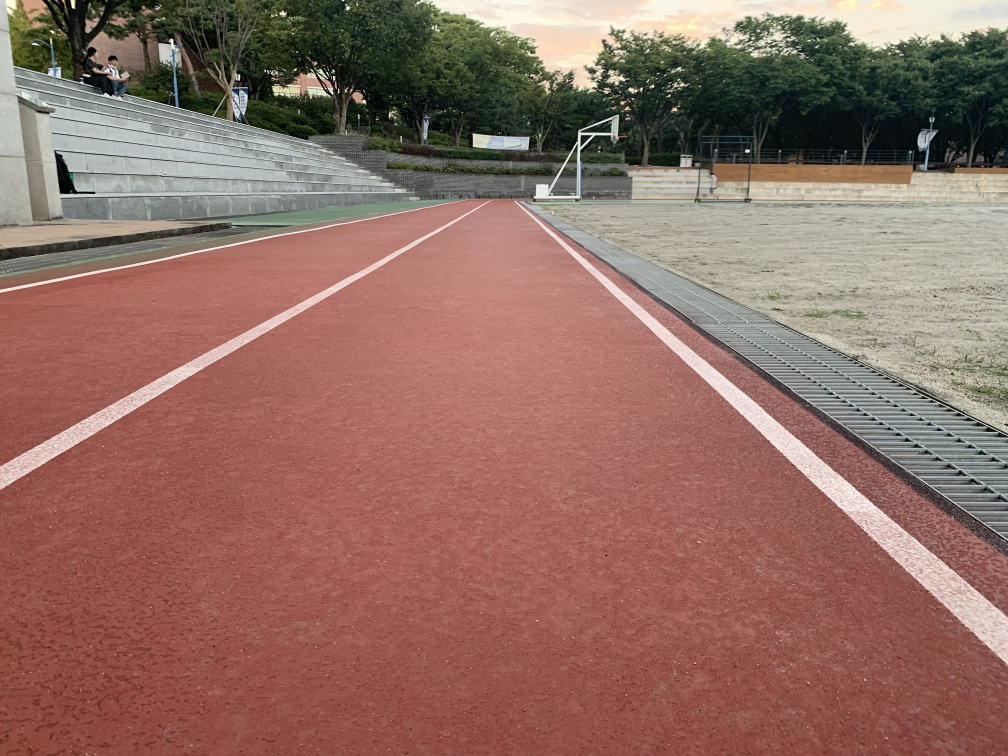
#> input picture image/TestTrack_1.png, 4032 x 3024 px (shown at 1/4 size)
$ python bitwise_and.py
#> lines starting #> are read from the running program, lines starting #| are printed output that depends on the picture; after the words box and inside, x2 and y2 are one past the last pixel; in counts of white or black regions, pixels touching at a corner belong together
import cv2
import numpy as np

def canny(image):
    gray = cv2.cvtColor(image, cv2.COLOR_RGB2GRAY) # 3 Channel -> 1 Channel
    blur = cv2.GaussianBlur(gray, (5, 5), 0)
    canny = cv2.Canny(blur, 50, 400)
    return canny

def region_of_interest(image):
    height = image.shape[0]
    polygons = np.array([
        [(-350, height), (850, height), (320, 110)]
    ])
    mask = np.zeros_like(image)
    cv2.fillPoly(mask, polygons, 255)
    masked_image = cv2.bitwise_and(image, mask)
    return masked_image

image = cv2.imread('../image/TestTrack_1.png', 1)
#> image is the input picture: shape (3024, 4032, 3); mean B, G, R 99.2, 109.3, 144.6
image = cv2.resize(image, dsize=(640, 480), interpolation=cv2.INTER_AREA)
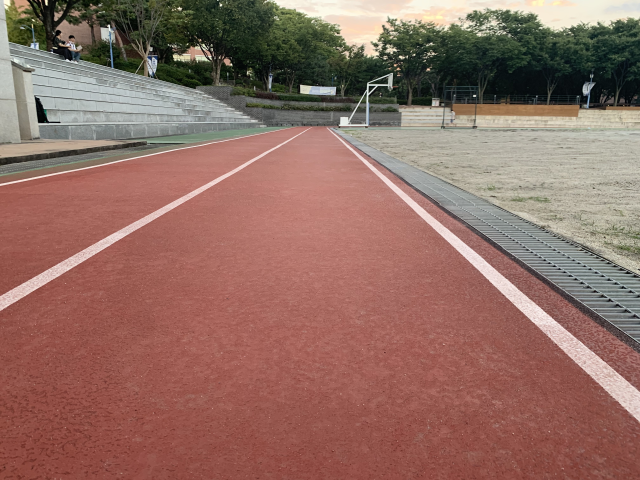
#> image: shape (480, 640, 3); mean B, G, R 99.2, 109.3, 144.6

lane_image = np.copy(image)
canny = canny(lane_image)
#> in canny, `gray = cv2.cvtColor(image, cv2.COLOR_RGB2GRAY)`:
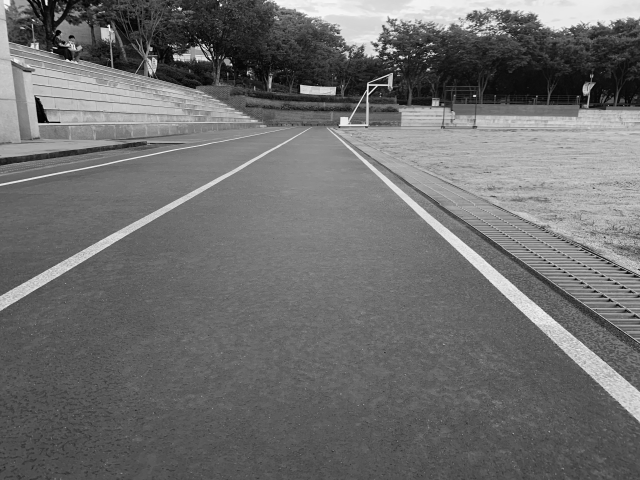
#> gray: shape (480, 640); min 1, max 250, mean 110.2
#> in canny, `canny = cv2.Canny(blur, 50, 400)`:
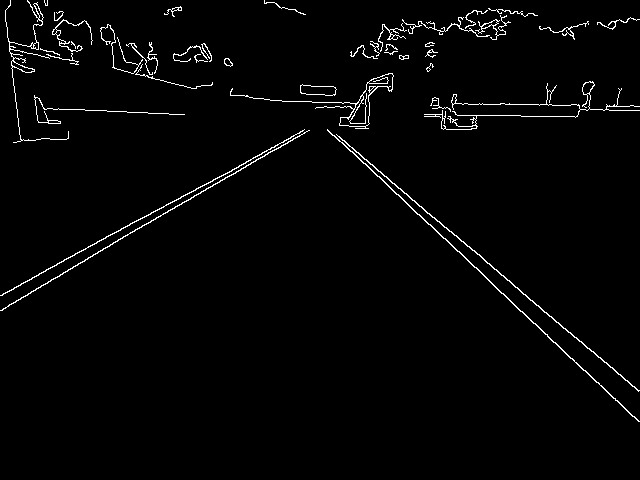
#> canny: shape (480, 640); 2.1% white in thin lines or dots, all inside (x1, y1, x2, y2) = (0, 0, 640, 422)
cropped_image = region_of_interest(canny)
#> in region_of_interest, `cv2.fillPoly(mask, polygons, 255)`:
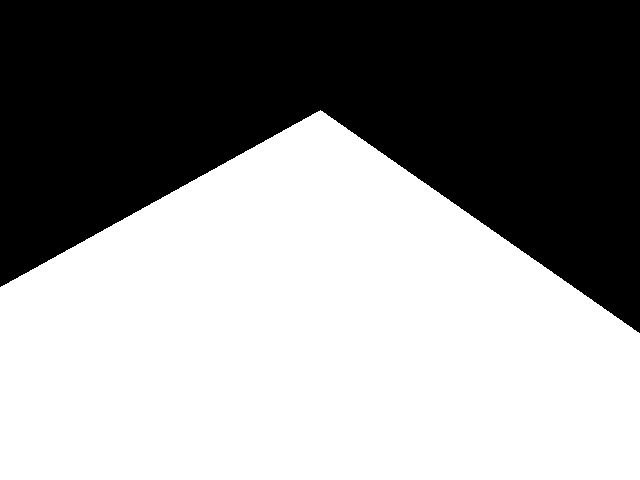
#> mask: shape (480, 640); 56.2% white; 1 black region, box (x1, y1, x2, y2) and area: (0, 0, 640, 333) 134489
#> in region_of_interest, `masked_image = cv2.bitwise_and(image, mask)`:
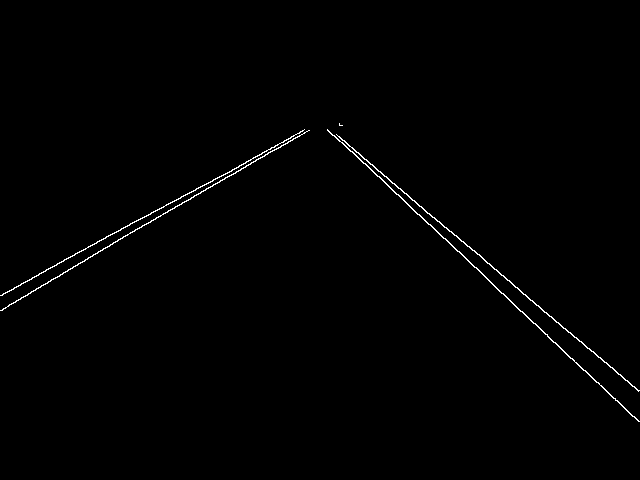
#> masked_image: shape (480, 640); 0.69% white in thin lines or dots, all inside (x1, y1, x2, y2) = (0, 123, 640, 422)
cv2.imshow("result", cropped_image)
cv2.waitKey(0)
cv2.destroyAllWindows()

$ run again, with image/shadow_test_1_1.png copied over image/TestTrack_1.png
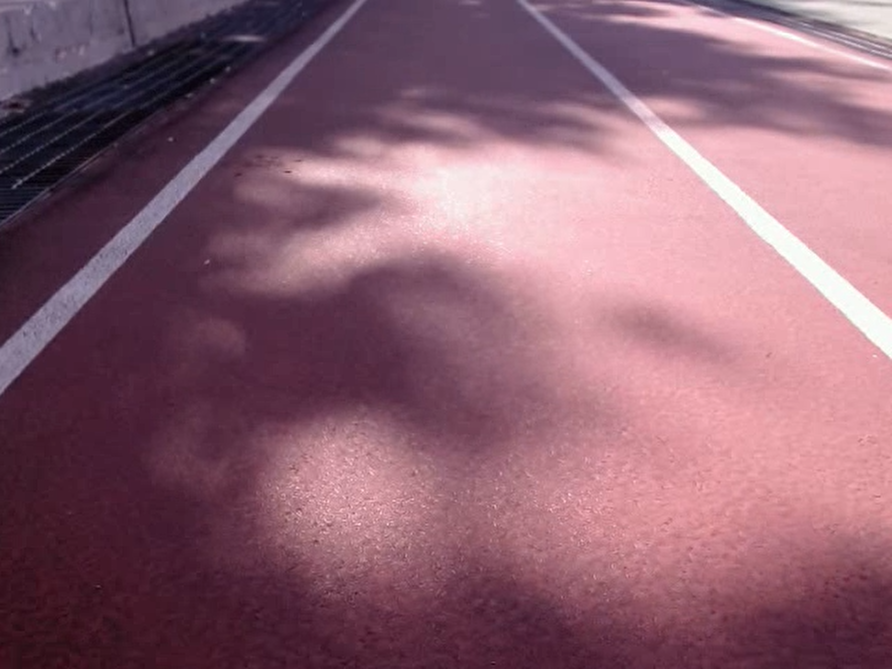
#> input picture image/shadow_test_1_1.png, 892 x 669 px
#> image is the input picture: shape (669, 892, 3); mean B, G, R 112.3, 97, 140
#> image: shape (480, 640, 3)
#> in canny, `gray = cv2.cvtColor(image, cv2.COLOR_RGB2GRAY)`:
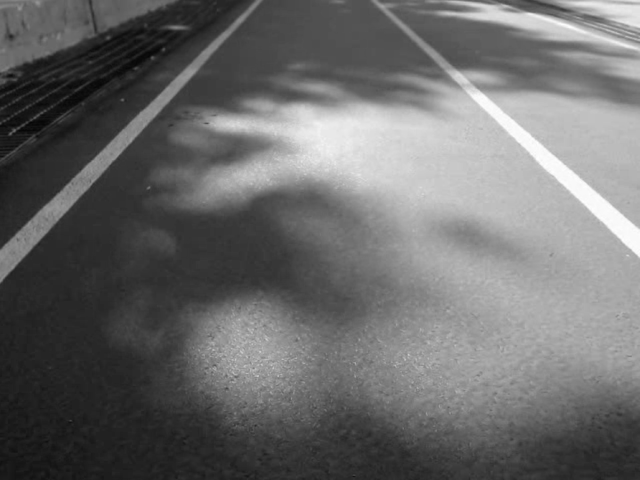
#> gray: shape (480, 640); min 5, max 254, mean 106.5
#> canny: shape (480, 640); every value is 0
#> mask: shape (480, 640); 56.2% white; 1 black region, box (x1, y1, x2, y2) and area: (0, 0, 640, 333) 134489
